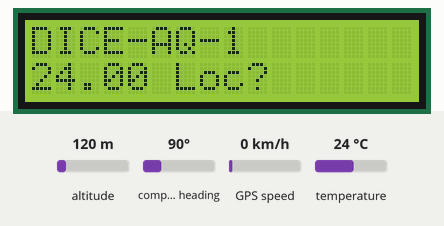
The sketch below on a simulated Arduino Uno, built with avr-gcc and run on an emulated ATmega328P. Parts: 16×2 character LCD. The test bench sets the inputs (shaded band); at power-on: temperature 24 °C, altitude 120 m, compass heading 90°, GPS speed 0 km/h. The GPS gets a fix after 3 s at 37.7749, -122.4194 with 8 satellites; what the sketch prints to the serial monitor is not drawn.

Above: at 1.2 s.
1.3 s: temperature set to 12 °C
At 9.0 s:
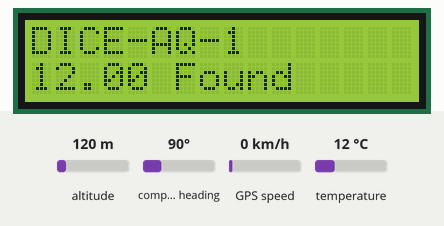
9.3 s: temperature set to 19 °C
At 15.5 s:
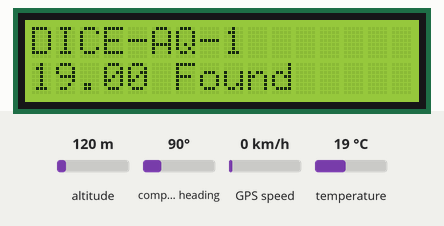
17.0 s: temperature set to 28 °C
At 22.0 s:
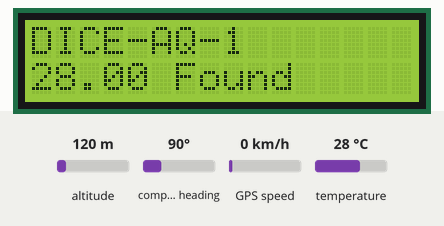
Timing chart, 0 to 23.5 s (numbered marks = the images above; inputs shaded):
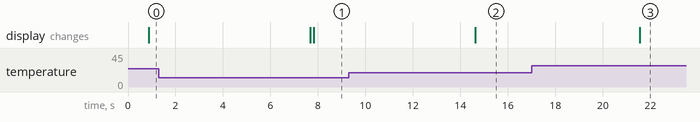

The sketch:

main.ino
```cpp
//GPS
#include <TinyGPS++.h>
#include <SoftwareSerial.h>

//LCD
#include <Wire.h>
#include <LiquidCrystal_I2C.h>
LiquidCrystal_I2C lcd(0x27,16,2);

//TEMPERATURE
#include <OneWire.h>
#include <DallasTemperature.h>
#define ONE_WIRE_BUS 8
OneWire oneWire(ONE_WIRE_BUS);
DallasTemperature sensors(&oneWire);


int RXPin = 2;
int TXPin = 3;

int GPSBaud = 9600;
TinyGPSPlus gps;
SoftwareSerial gpsSerial(RXPin, TXPin);


void setup()
{
  Serial.begin(9600);
  //GPS
  gpsSerial.begin(GPSBaud);

  //LCD
  lcd.init();
  lcd.backlight();

  //TEMPERATURE
  sensors.begin();
}

void loop()
{
  while (gpsSerial.available() > 0)
    if (gps.encode(gpsSerial.read())) {
      displayInfo();
      delay(5000);
    }
  if (millis() > 5000 && gps.charsProcessed() < 10)
  {
    Serial.println("No GPS detected");
    while(true);
  }
}


void displayInfo()
{
  lcd.setCursor(0, 0);
  lcd.print("DICE-AQ-1");

  sensors.requestTemperatures();
  float tempC = sensors.getTempCByIndex(0);

  // Check if reading was successful
  if(tempC != DEVICE_DISCONNECTED_C)
  {

    lcd.setCursor(0, 1);
    lcd.print(tempC);
  }
  else
  {
    lcd.setCursor(0, 1);
    lcd.print("Err read temp");
  }

  if (gps.location.isValid())
  {
    Serial.print("Latitude: ");
    Serial.println(gps.location.lat(), 6);
    Serial.print("Longitude: ");
    Serial.println(gps.location.lng(), 6);
    Serial.print("Altitude: ");
    Serial.println(gps.altitude.meters());
    Serial.println("Google maps:");
    Serial.print("https://www.google.com/maps/search/?api=1&query=");
    Serial.print(gps.location.lat(), 6); // Print latitude with 6 decimal places
    Serial.print("%2C");
    Serial.println(gps.location.lng(), 6);
    lcd.setCursor(6, 1);
    lcd.print("Found");
  }
  else
  {
    Serial.println("Location: Not Available");
    lcd.setCursor(6, 1);
    lcd.print("Loc?");
  }

  Serial.print("Date: ");
  if (gps.date.isValid())
  {
    Serial.print(gps.date.month());
    Serial.print("/");
    Serial.print(gps.date.day());
    Serial.print("/");
    Serial.println(gps.date.year());
  }
  else
  {
    Serial.println("Not Available");
  }

  Serial.print("Time: ");
  if (gps.time.isValid())
  {
    if (gps.time.hour() < 10) Serial.print(F("0"));
    Serial.print(gps.time.hour());
    Serial.print(":");
    if (gps.time.minute() < 10) Serial.print(F("0"));
    Serial.print(gps.time.minute());
    Serial.print(":");
    if (gps.time.second() < 10) Serial.print(F("0"));
    Serial.print(gps.time.second());
    Serial.print(".");
    if (gps.time.centisecond() < 10) Serial.print(F("0"));
    Serial.println(gps.time.centisecond());
  }
  else
  {
    Serial.println("Not Available");
  }

  Serial.println();
  Serial.println();
  delay(1000);
}
```

Measured:
- after the input at 1.3 s, the display: first changes after 6.4 s (image 1 shows a later state)
- after the input at 9.3 s, the display: changes after 5.3 s (image 2)
- after the input at 17.0 s, the display: changes after 4.5 s (image 3)
